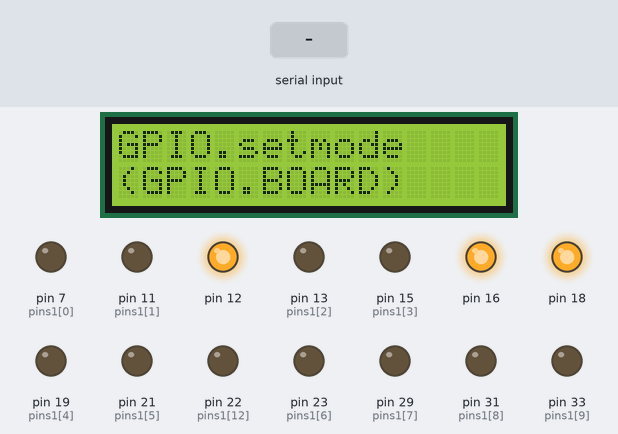
A program run on a simulated Raspberry Pi (header pin numbers). Parts: 16×2 character LCD, output pins drawn as LEDs (lit = HIGH). The inputs (shaded band) are chosen by the test bench. What the program prints to the terminal is not drawn.

Above: at 3.4 s.
At 7.5 s:
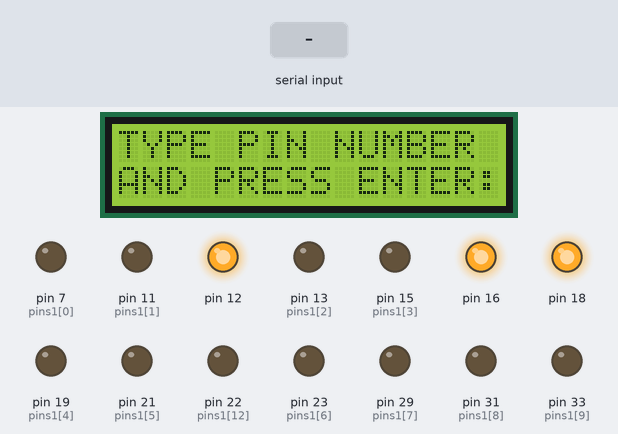
7.6 s: "5" typed at the terminal, then Enter
At 8.5 s:
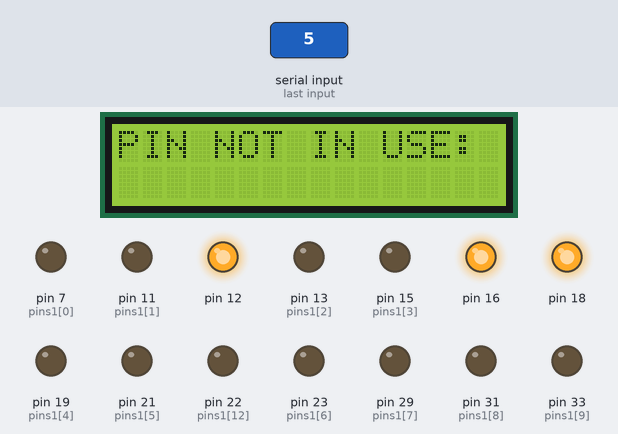
10.6 s: "90" typed at the terminal, then Enter
At 10.7 s:
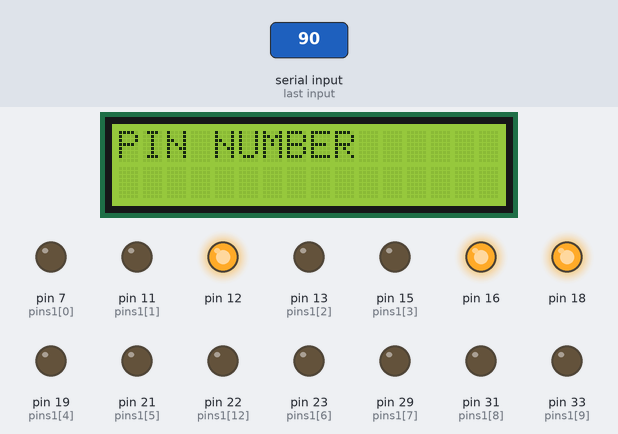
13.6 s: "200" typed at the terminal, then Enter
At 14.5 s:
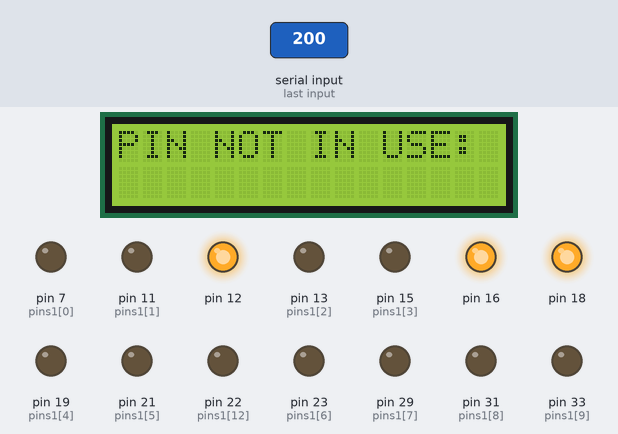
Timing chart, 0 to 16.6 s (numbered marks = the images above; inputs shaded):
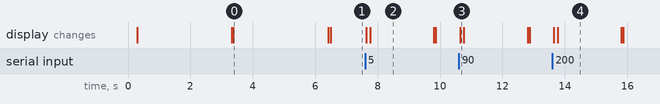

Measured:
- after the input at 7.6 s, the display: first changes at once (image 2 shows a later state)
- after the input at 10.6 s, the display: changes at once (image 3)
- after the input at 13.6 s, the display: first changes at once (image 4 shows a later state)
- what the display in image 0 shows lasts 3.0 s, from 3.4 s to 6.4 s
- what the display in image 2 shows lasts 2.0 s, from 7.8 s to 9.8 s

The program:

LED_GPIO_Pin_Helper.py
```python
# My second Raspberry Pi 4 Python program
# example:

# Note: be mindful while working with
# electronics. There are mistakes that
# cannot be corrected should you ignore
# any basic electronics rules. Electronics
# demands basic math skills and knowledge
# of electronics components alike.

# Items needed are as follows:

# Respberry Pi 4 = 1
# breadboard = 1
# LCD display = 1
# RGB LED = 1
# LEDs = 13
# 220 ohm resistor = 16
# jumper wire = 20+2 for the Rasp pi fan

# Note: use two other jumper wires for
# the Raspberry Pi 4 fan, while in use/
# operation.

# GPIO PIN NUMBER HELP Python program:

# This Raspberry Pi 4 Python program
# allows users to input pin numbers
# and learn where the GPIO pins are
# with LED indicators that flash three
# times showing where the GPIO pinouts
# reside. Next follow the wires.

# We will use the breadboard method:

# GPIO.setmode(GPIO.BOARD)

# This method is for the GPIO pinouts
# not the GPIO numbers, such as BCM

# You can also use the Broadcom SOC
# Channel method if you prefer:

# GPIO.setmode(GPIO.BCM)
# This allows GPIO numbers, not GPIO
# pinouts, such as the breadboard
# method illustrates in our Python
# program example:

import RPi.GPIO as GPIO,drivers
from time import sleep as wait

# Breadboard Metod:
# Actual GPIO Pinouts

pins1=[7,11,13,15,19,21,23,29,31,33,35,37,22]

pins2=[18,16,12]
35

GPIO.setmode(GPIO.BOARD) # breadboard method
GPIO.setwarnings(False) # disable setwarnings
display=drivers.Lcd() # enable the LCD display

display.lcd_clear() # clear the LCD screen

for i in pins1:
    GPIO.setup(i,GPIO.OUT)
    GPIO.output(i,0)

for i in pins2:
    GPIO.setup(i,GPIO.OUT)
    GPIO.output(i,1)

# Start creating text with the LCD display

display.lcd_backlight(1)

display.lcd_display_string(
'PIN NUMBER HELP:',1)
wait(3)
display.lcd_clear()

display.lcd_display_string(
'GPIO.setmode',1)
display.lcd_display_string(
'(GPIO.BOARD)',2)
wait(3)
display.lcd_clear()

while True:
    try:
        display.lcd_clear()
        display.lcd_display_string(
        'AND PRESS ENTER:',2)
        message=int(input(
        display.lcd_display_string(
        'TYPE PIN NUMBER ',1)))

        display.lcd_clear()
        display.lcd_display_string(
        f'PIN NUMBER ({message})',1)
        display.lcd_display_string(
        f'FLASH = 3 TIMES:',2)

        for i in range(3):
            GPIO.output(message,1)
            wait(1)
            GPIO.output(message,0)
            wait(1)
        for i in pins2:
            GPIO.output(i,1)

# Note: it is recomended that you setup
# a KeyboardInterrupt handler to force
# the GPIO pins to return to a low state/off.

# GPIO.cleanup() sets all GPIO pins to LOW/OFF

    except KeyboardInterrupt:
        print('\nStop program Execution/run:')
        print('cleanup/release all GPIO pinouts \
to LOW state.')
        display.lcd_clear()
        display.lcd_backlight(0)
        GPIO.cleanup()
        break

    except BaseException:
        display.lcd_clear()
        display.lcd_display_string(
        'PIN NOT IN USE:',1)
        wait(2)
```
